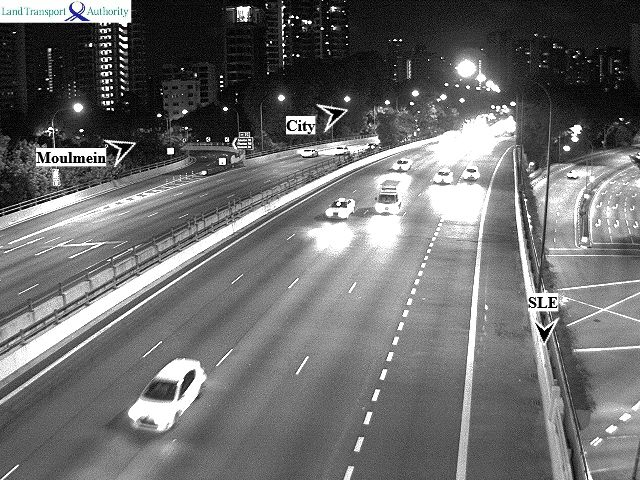
%> input picture 19.jpg, 640 x 480 px
$ octave BGsubtract.m   (GNU Octave 9; MATLAB toolbox functions it lacks are replaced by stand-ins)
%> lines starting %> are read from the running program, lines starting %| are printed output that depends on the picture; in (x1, y1, x2, y2) boxes, pixels count from 0 and x2, y2 are one past the last pixel; in counts of white or black regions, pixels touching at a corner belong together; the program's own positions count from 1
clear all
clc
I = imread('19.jpg');
%> I is the input picture: size 480x640x3 uint8; mean R, G, B 109, 109.1, 109.1
BW = im2bw(I, graythresh(I));
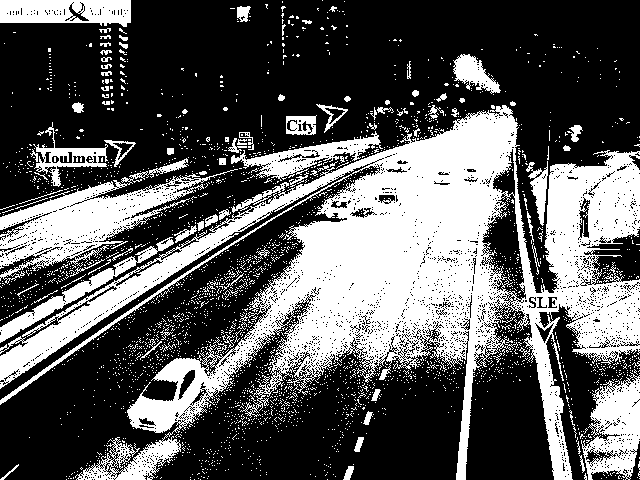
%> BW: size 480x640 logical; 35.5% white; 2737 white regions (2646 under 20 px), largest, box (x1, y1, x2, y2) and area: (0, 105, 640, 480) 76442, (0, 158, 238, 284) 8723, (581, 372, 640, 480) 3764
[B,L] = bwboundaries(BW,'noholes');
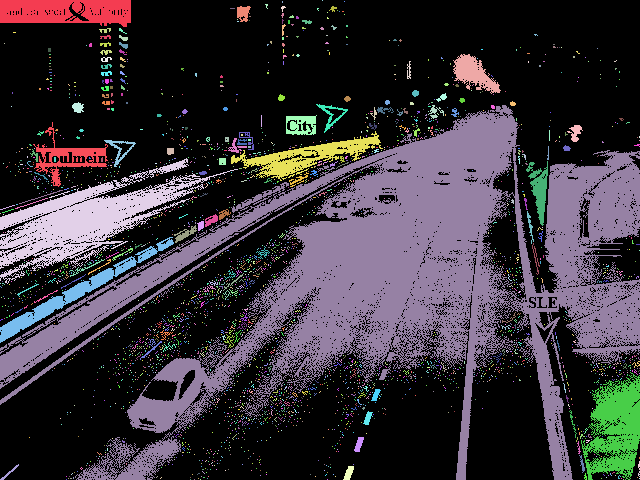
%> L: size 480x640 double; 2738 distinct labels, from 0 to 2737; one colour per label, 0 black
%> B = 2737 boundaries; largest, box (x1, y1, x2, y2) and points: (0, 105, 640, 480) 8713, (0, 158, 238, 284) 1784, (231, 131, 383, 181) 580, (581, 372, 640, 480) 471, (0, 237, 174, 343) 457
imshow(label2rgb(L, @jet, [.5 .5 .5]))
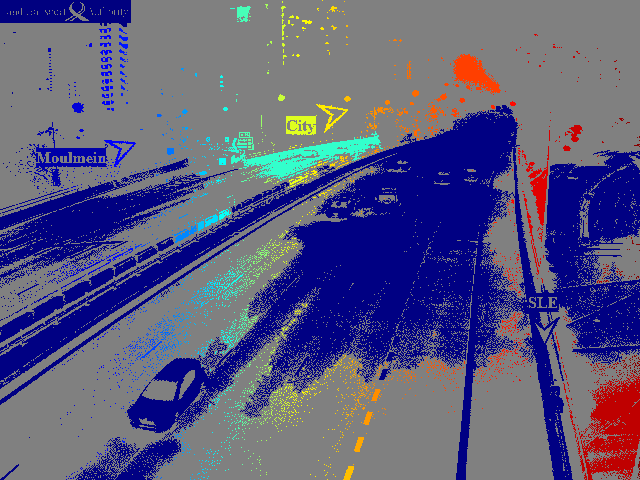
%> displayed picture: size 480x640x3, on the screen's scale of 0 to 255; mean R, G, B 90.6, 88.9, 126.9
hold on
for k = 1:length(B)
    boundary = B{k};
    plot(boundary(:,2), boundary(:,1), 'w', 'LineWidth', 2)
end
%> this loop made 2737 passes
%> boundary on passes 3, 5, 6: [214 1; 214 1], [284 1; 284 1], [287 1; 288 2; 287 1]
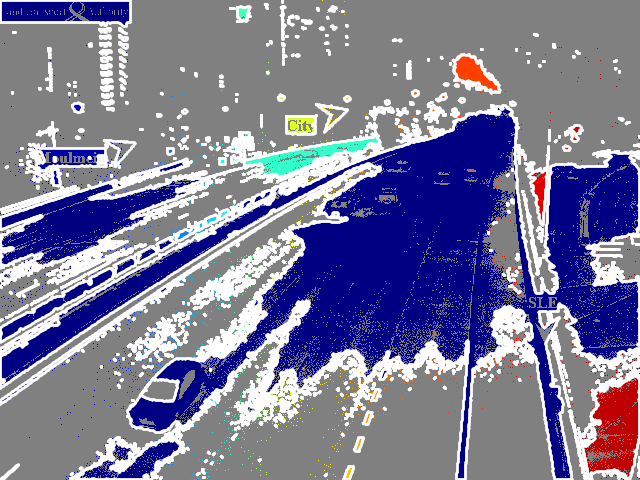
%> figure redrawn from the program's plot data
% [6 lines of commented-out code are left out]

$ run again, with 15.jpg copied over 19.jpg
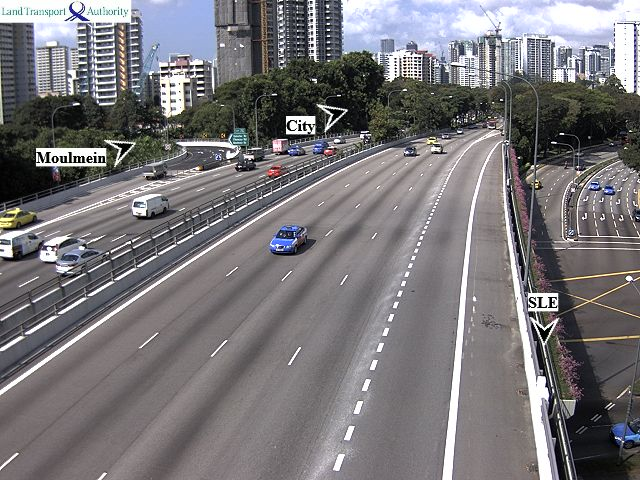
%> input picture 15.jpg, 640 x 480 px
%> I is the input picture: size 480x640x3 uint8; mean R, G, B 119.8, 117.5, 120.6
%> BW: size 480x640 logical; 17.8% white; 1352 white regions (1208 under 20 px), largest, box (x1, y1, x2, y2) and area: (341, 0, 640, 93) 16387, (0, 0, 218, 118) 10359, (499, 144, 559, 480) 2700
%> `[B,L] = bwboundaries(BW,'noholes');`:
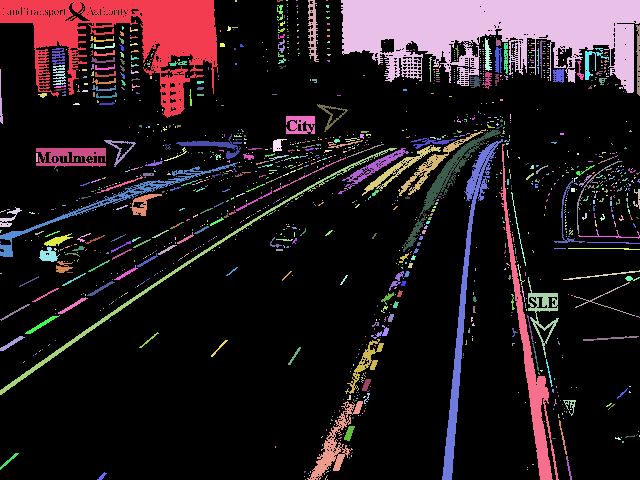
%> L: size 480x640 double; 1353 distinct labels, from 0 to 1352; one colour per label, 0 black
%> B = 1352 boundaries; largest, box (x1, y1, x2, y2) and points: (341, 0, 640, 93) 1936, (0, 0, 218, 118) 1677, (499, 144, 559, 480) 898, (0, 148, 397, 395) 865, (442, 139, 503, 480) 833
%> the loop `for k = 1:length(B)` made 1352 passes
%> boundary on passes 5, 7, 8: [231 1; 231 2; 232 1; 233 1; 232 1; 231 1], [242 1; 243 1; 242 1], [274 1; 274 2; 274 1]
%> after the loop `for k = 1:length(B)`:
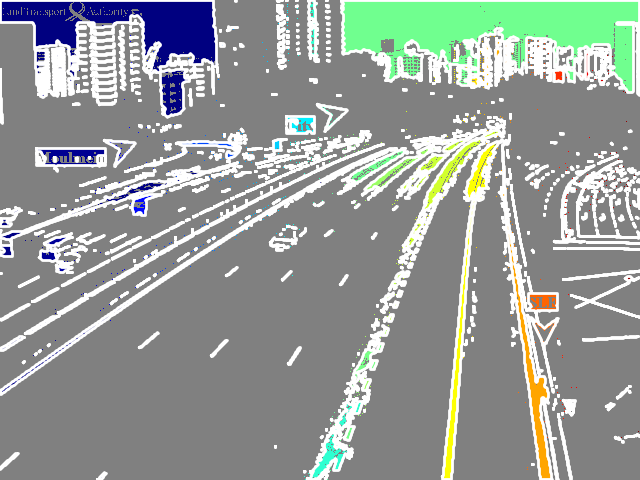
%> figure redrawn from the program's plot data

$ run again, with 1.jpg copied over 19.jpg
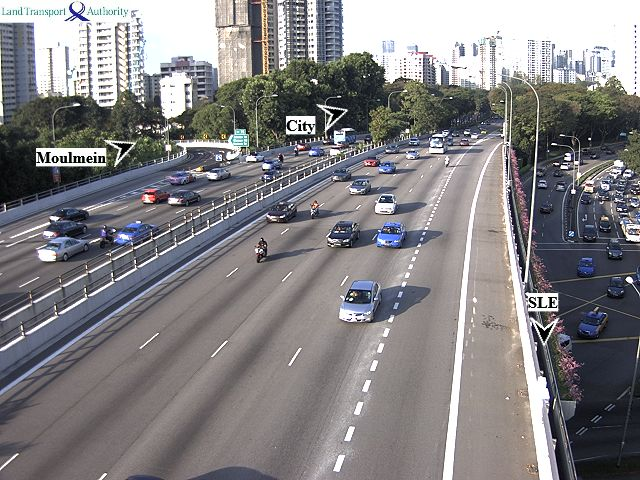
%> input picture 1.jpg, 640 x 480 px
%> I is the input picture: size 480x640x3 uint8; mean R, G, B 131, 129, 131.3
%> BW: size 480x640 logical; 21.6% white; 1444 white regions (1324 under 20 px), largest, box (x1, y1, x2, y2) and area: (341, 0, 640, 480) 30957, (0, 0, 252, 107) 15955, (404, 154, 461, 230) 1295
%> `[B,L] = bwboundaries(BW,'noholes');`:
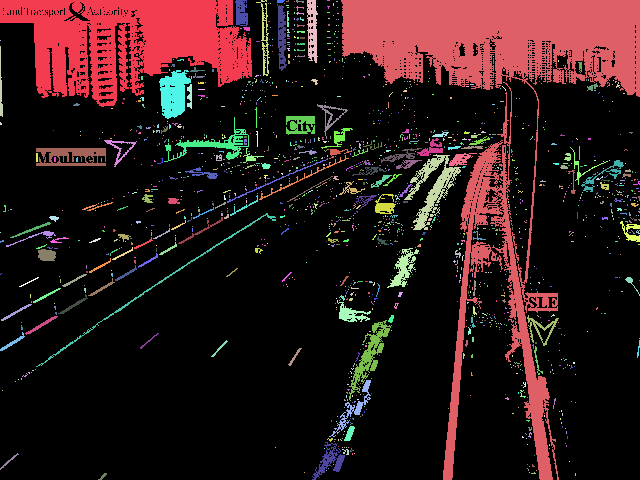
%> L: size 480x640 double; 1445 distinct labels, from 0 to 1444; one colour per label, 0 black
%> B = 1444 boundaries; largest, box (x1, y1, x2, y2) and points: (341, 0, 640, 480) 4568, (0, 0, 252, 107) 1606, (36, 213, 276, 367) 513, (404, 154, 461, 230) 452, (164, 117, 249, 162) 356
%> the loop `for k = 1:length(B)` made 1444 passes
%> boundary on passes 2, 4, 5: [41 1; 41 1], [123 1; 124 2; 125 2; 125 1; 124 1; 123 1], [233 1; 233 1]
%> after the loop `for k = 1:length(B)`:
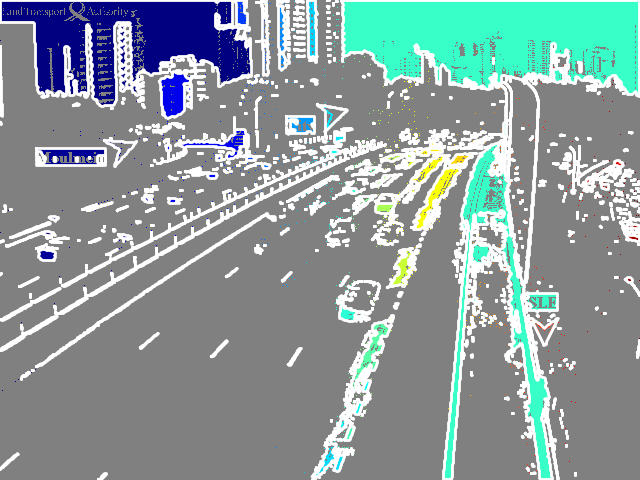
%> figure redrawn from the program's plot data

$ run again, with 10.jpg copied over 19.jpg
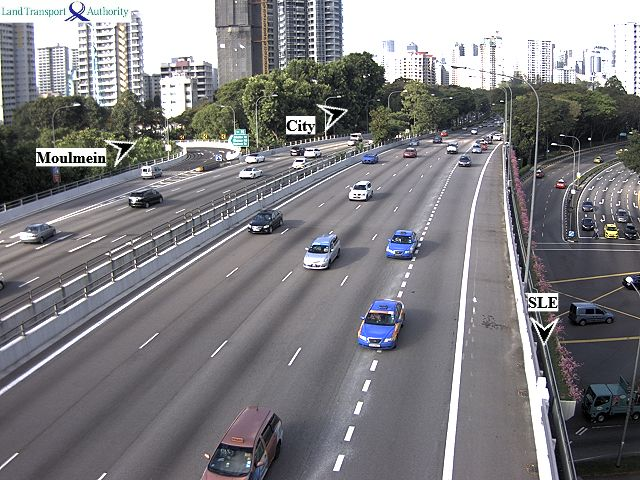
%> input picture 10.jpg, 640 x 480 px
%> I is the input picture: size 480x640x3 uint8; mean R, G, B 126.6, 125.6, 129
%> BW: size 480x640 logical; 18.1% white; 1280 white regions (1155 under 20 px), largest, box (x1, y1, x2, y2) and area: (341, 0, 640, 97) 21969, (0, 0, 219, 119) 13543, (502, 145, 552, 480) 2537
%> `[B,L] = bwboundaries(BW,'noholes');`:
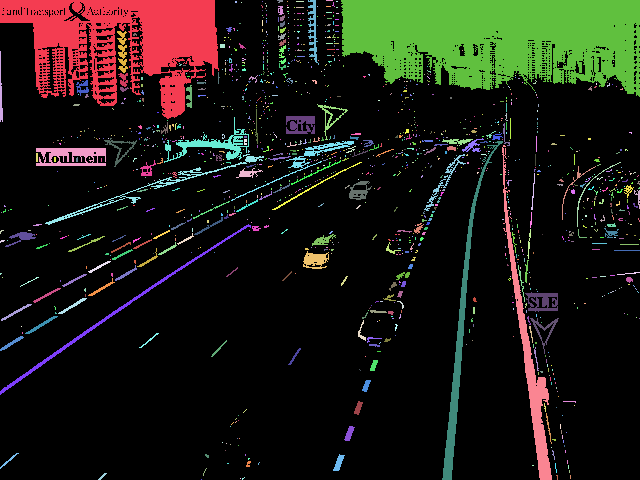
%> L: size 480x640 double; 1281 distinct labels, from 0 to 1280; one colour per label, 0 black
%> B = 1280 boundaries; largest, box (x1, y1, x2, y2) and points: (0, 0, 219, 119) 1445, (341, 0, 640, 97) 1255, (502, 145, 552, 480) 780, (442, 141, 503, 480) 738, (45, 154, 264, 225) 659
%> the loop `for k = 1:length(B)` made 1280 passes
%> boundary on passes 5, 9, 11: [274 1; 274 2; 275 1; 274 1], [213 2; 213 2], [278 3; 278 3]
%> after the loop `for k = 1:length(B)`:
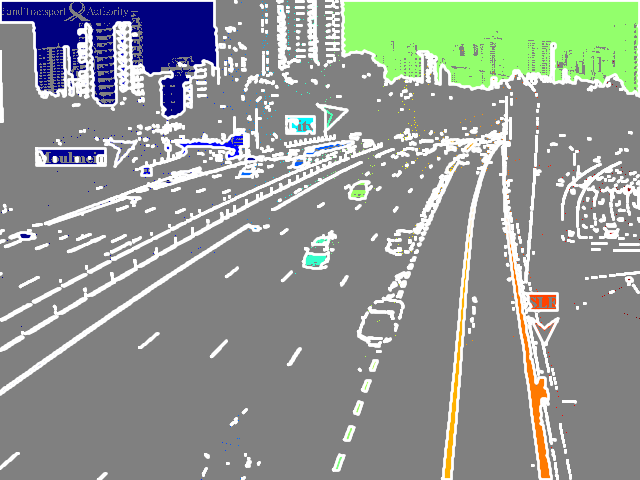
%> figure redrawn from the program's plot data
